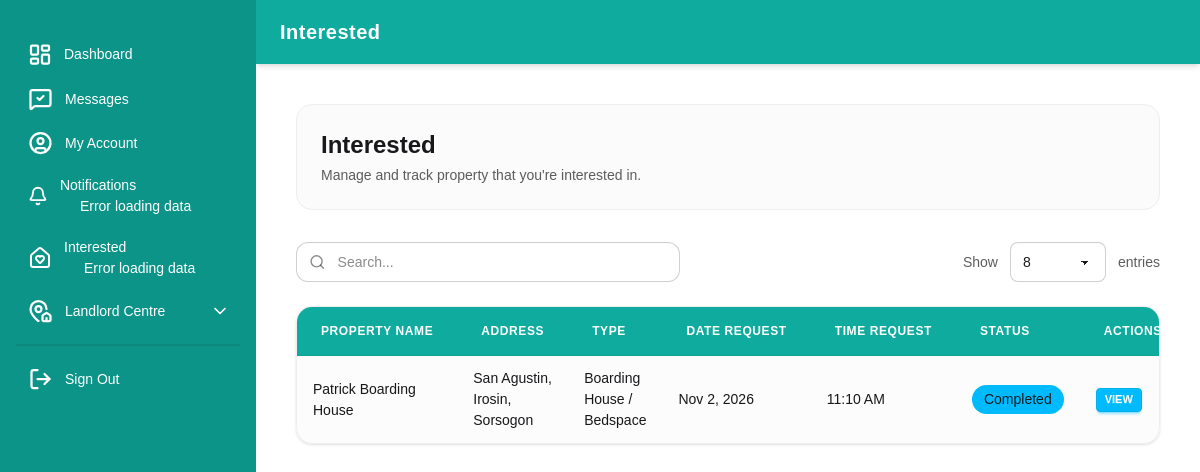
Page /users/interest_owner.php (signed in) on the committed database.
### tables this page shows
CREATE TABLE IF NOT EXISTS `interested` (
  `int_id` int NOT NULL AUTO_INCREMENT,
  `user_id` varchar(255) DEFAULT NULL,
  `landlord_id` varchar(255) DEFAULT NULL,
  `data_id` varchar(255) DEFAULT NULL,
  `date_sent` date DEFAULT NULL,
  `time_sent` time DEFAULT NULL,
  `status` varchar(255) DEFAULT NULL,
  PRIMARY KEY (`int_id`)
);

CREATE TABLE IF NOT EXISTS `landlord` (
  `landlord_id` varchar(255) NOT NULL DEFAULT '',
  `user_id` varchar(255) DEFAULT NULL,
  `province` varchar(255) DEFAULT NULL,
  `municipality` varchar(255) DEFAULT NULL,
  `barangay` varchar(255) DEFAULT NULL,
  `type` varchar(255) DEFAULT NULL,
  `property_name` varchar(255) DEFAULT NULL,
  `date_request` date DEFAULT NULL,
  `status` varchar(255) DEFAULT NULL,
  `longitude` varchar(255) DEFAULT NULL,
  `latitude` varchar(255) DEFAULT NULL,
  PRIMARY KEY (`landlord_id`)
);

### config.php (called while the page is built, shortened)
<?php
    if(isset($_SESSION['user_login'])){
        $user_id_login = $_SESSION['user_login'];
    }
?>

### users/interest_owner.php (the view, shortened to what this page needs)
<?php
include '../config.php';
function getTypeKind($type) {
    $t = strtolower(trim(preg_replace('/\s+/', ' ', (string)$type)));
    if (strpos($t, 'boarding') !== false || strpos($t, 'bedspace') !== false) return 'bh';
    return 'default';
}
$type_pages = [
    'bh'         => ['page' => 'my_bh_info.php',         'text' => 'View Boarding House'],
    'commercial' => ['page' => 'my_commercial_info.php', 'text' => 'View Commercial Space'],
    'apartment'  => ['page' => 'apartment_details.php',  'text' => 'View Apartment'],
    'default'    => ['page' => 'my_apartment_info.php',  'text' => 'View Property'],
];
function getTypeLink($type_pages, $type, $id, $landlord_id) {
    $kind = getTypeKind($type);
    $cfg  = $type_pages[$kind] ?? $type_pages['default'];
    return [$cfg['page'] . '?id=' . urlencode($id) . '&property_id=' . urlencode($landlord_id), $cfg['text']];
}
function getInterestDetail($conn, $type_pages, $type, $data_id, $property_name, $landlord_id) {
    $data_id = trim((string)$data_id);
    $kind    = getTypeKind($type);
    switch ($kind) {
        case 'bh':
            $q = $conn->prepare("SELECT boarding_id, bed_number, status, num_decks, image, rent_id
                                 FROM boarding_house WHERE boarding_id = ?");
            $q->bind_param("s", $data_id);
            $q->execute();
            $b = $q->get_result()->fetch_assoc();
            [$link, $link_text] = getTypeLink($type_pages, $type, $b['rent_id'], $landlord_id);
            return [
                'title'     => 'Bed #' . $b['bed_number'],
                'image'     => '../assets/uploads/' . $b['image'],
                'status'    => $b['status'],
                'fields'    => [
                    'Decks'    => $b['num_decks'],
                    'Property' => $property_name,
                ],
                'link'      => $link,
                'link_text' => $link_text,
            ];
    }
}
?>
<!DOCTYPE html>
<html lang="en">
<head>
    <link rel="stylesheet" href="../assets/styles/daisy_ui.css">
    <link rel="stylesheet" href="../assets/styles/index.css">
    <script src="../assets/scripts/tailwind.js"></script>
</head>
<body class="bg-base-100 min-h-screen">
  <div class="drawer lg:drawer-open">
    <div class="drawer-content flex flex-col bg-base-100">
      <nav class="navbar w-full bg-[#0fab9e] text-white shadow-md px-6 min-h-[4rem]">
        <div class="flex items-center gap-3">
          <div class="text-xl font-bold tracking-wide">Interested</div>
        </div>
      </nav>
      <main class="p-6 lg:p-10 max-w-7xl w-full mx-auto">
        <div class="flex flex-col sm:flex-row justify-between items-start sm:items-center gap-4 mb-8 bg-base-200/60 p-6 rounded-2xl border border-base-300">
          <div>
            <h1 class="text-2xl font-extrabold text-base-content">Interested</h1>
            <p class="text-sm text-base-content/70 mt-1">Manage and track property that you're interested in.</p>
          </div>
        </div>
        <div class="flex flex-col md:flex-row justify-between items-center gap-4 mb-6">
          <label class="input input-bordered flex items-center gap-3 w-full md:w-96 rounded-xl bg-base-100">
            <svg xmlns="http://www.w3.org/2000/svg" width="18" height="18" viewBox="0 0 24 24" fill="none" stroke="currentColor" stroke-width="2" stroke-linecap="round" stroke-linejoin="round" class="text-base-content/50"><circle cx="11" cy="11" r="8"/><path d="m21 21-4.34-4.34"/></svg>
            <input type="search" class="search_data2 w-full focus:outline-none bg-transparent text-sm" placeholder="Search..." />
          </label>
          <div class="flex items-center gap-3 w-full md:w-auto justify-end">
            <span class="text-sm text-base-content/70">Show</span>
            <select id="entries_limit2" class="select select-bordered select-sm rounded-lg w-24 bg-base-100">
              <option value="8" selected>8</option>
            </select>
            <span class="text-sm text-base-content/70">entries</span>
          </div>
        </div>
        <div class="bg-base-200/40 border border-base-300 rounded-2xl shadow-sm overflow-hidden">
          <div class="overflow-x-auto">
            <table class="table table-zebra w-full text-left">
              <thead>
                <tr class="bg-[#0fab9e] text-white uppercase text-xs tracking-wider">
                  <th class="py-4 px-6 font-semibold">Property Name</th>
                  <th class="py-4 px-6 font-semibold">Address</th>
                  <th class="py-4 px-6 font-semibold">Type</th>
                  <th class="py-4 px-6 font-semibold">Date Request</th>
                  <th class="py-4 px-6 font-semibold">Time Request</th>
                  <th class="py-4 px-6 font-semibold">Status</th>
                  <th class="py-4 px-6 font-semibold">Actions</th>
                </tr>
              </thead>
              <tbody class="myTable2 divide-y divide-base-300">
                <?php
                $get_data = $conn->prepare("
                    SELECT l.province, l.municipality, l.barangay, l.type as type, l.property_name,
                           i.status, i.data_id, i.landlord_id, i.date_sent, i.time_sent, i.int_id, l.user_id
                    FROM `interested` AS i
                    LEFT JOIN landlord AS l ON l.landlord_id = i.landlord_id
                    WHERE l.user_id = ?
                    ORDER BY i.date_sent DESC, i.time_sent DESC
                ");
                $get_data->bind_param("s", $user_id_login);
                $get_data->execute();
                $result = $get_data->get_result();
                while ($row = $result->fetch_assoc()) {
                    $status = $row['status'];
                    if ($status === "Pending") {
                        $bg_color = 'bg-warning';
                    } elseif ($status === "Decline") {
                        $bg_color = 'bg-error';
                    } elseif ($status === "Completed") {
                        $bg_color = 'bg-info';
                    } else {
                        $bg_color = 'bg-success';
                    }
                    $detail = getInterestDetail($conn, $type_pages, $row['type'], $row['data_id'], $row['property_name'], $row['landlord_id']);
                ?>
                  <tr class="data-row2">
                    <td><?= htmlspecialchars($row['property_name'] ?? ''); ?></td>
                    <td><?= htmlspecialchars(($row['barangay'] ?? '') . ', ' . ($row['municipality'] ?? '') . ', ' . ($row['province'] ?? '')); ?></td>
                    <td><?= htmlspecialchars($row['type'] ?? ''); ?></td>
                    <td><?= date('M j, Y', strtotime($row['date_sent'])); ?></td>
                    <td><?= date('g:i A', strtotime($row['time_sent'])); ?></td>
                    <td>
                      <p class="<?= $bg_color; ?> rounded-full py-1 px-3 text-center"><?= htmlspecialchars($status); ?></p>
                    </td>
                    <td>
                      <div class="flex items-center gap-1 flex-wrap">
                        <?php if ($detail): ?>
                          <button type="button" class="btn btn-info btn-xs text-white"
                                  data-detail="<?= htmlspecialchars(json_encode($detail), ENT_QUOTES); ?>"
                                  onclick="openInfoModal(this)">VIEW</button>
                        <?php else: ?>
                          <span class="text-xs text-base-content/50">N/A</span>
                        <?php endif; ?>
                      </div>
                    </td>
                  </tr>
                <?php } ?>
              </tbody>
            </table>
          </div>
        </div>
      </main>
    </div>
    <div class="drawer-side z-40">
      <?php include 'drawer.php'; ?>
    </div>
  </div>
</body>
</html>

### assets/styles/index.css (style rules this page uses)
* { font-family: 'Roboto Variable', sans-serif; scroll-behavior: smooth; }

### rows in the picture
interested: landlord.property_name "Patrick Boarding House", landlord.province "San Agustin, Irosin, Sorsogon", landlord.type "Boarding House / Bedspace", date_sent "Nov 2, 2026", time_sent "11:10 AM", status "Completed"
